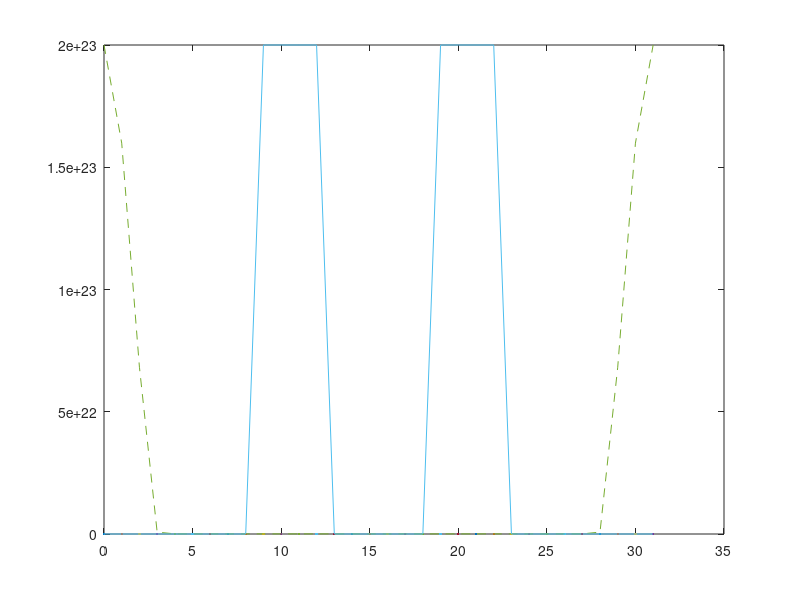

The MATLAB source for this figure:
clear; clc;

e = 1.6e-19; eVtoJ = e; JtoEv = e^(-1); me = 9.11*1e-31;
nm = 1e-9;
hbar = 1.054*1e-34; k_B = 1.38e-23;

dx = 0.56*nm;
dt = 1;

T = 400;
kT = T*k_B;

Eg = 1.519 - 5.405*1e-4*T^2/(T+204);

me_eff = 0.067;
mp_eff = 0.51;

Nc = 2*(me*me_eff*kT/pi/hbar^2/2)^(3/2);
Nv = 2*(me*mp_eff*kT/pi/hbar^2/2)^(3/2);

ni = sqrt(Nc*Nv)*exp(-Eg/(2*kT*JtoEv));

C_Si = 2*1e17*1e6;

C_Al = 4.42*1e28;
purity = 1e-9;

C_addition = C_Al*purity;
% C_addition = ni;

Time = 10*365*24;
% Count layers
a = 8;
b = 4;
c = 6;

grid_C = [C_Si, C_addition*ones(1, a), C_addition*ones(1, b), C_addition*ones(1, c), C_addition*ones(1, b), C_addition*ones(1, a), C_Si];
len_grid_C = length(grid_C);

grid_U = [0, zeros(1, a), C_Si*ones(1, b), zeros(1, c), C_Si*ones(1, b), zeros(1, a), 0];

plot(0:1:a+b+c+b+a+1, len_grid_C);
hold on;

dtdx2 = dt*60*60/dx^2;
for i = 0 : dt : Time

	grid_n_coduct = 0.5*grid_C.*( 2 + 0.5*(2*ni./grid_C).^2 );

	D = 0.2*exp(-3.5/(kT*JtoEv))*(grid_n_coduct./ni).^3*1e-4;

	D_plus = (D(1:len_grid_C-1) + D(2:len_grid_C))./2;
	D_minus = (D(2:len_grid_C) + D(1:len_grid_C-1))./2;
	
	d1 = [D_minus(1:end-1)*dtdx2, 0];
	d2 = [1, 1 - (D_plus(2:end) + D_minus(1:end-1))*dtdx2, 1];
	d3 = [0, D_plus(2:end)*dtdx2];

	Matrix = diag(d1, -1) + diag(d2) + diag(d3, +1);
	
	grid_C = (Matrix*grid_C')';
end

plot(0:1:a+b+c+b+a+1, grid_C', '--');
plot(0:1:a+b+c+b+a+1, grid_U);